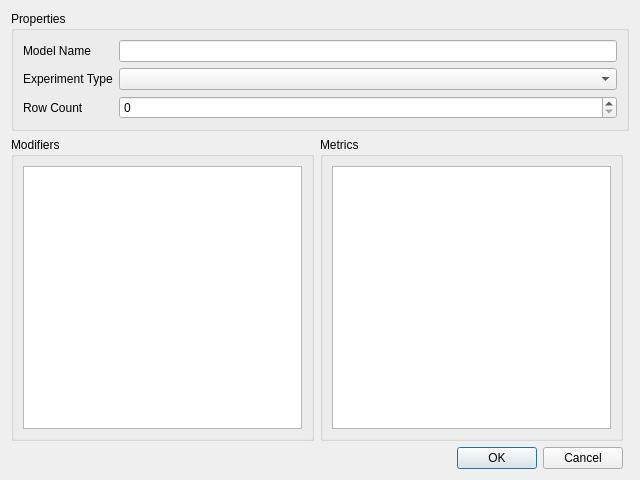
<?xml version="1.0" encoding="UTF-8"?>
<ui version="4.0">
 <class>Plugins::OpenSpeedShop::ModelBuilderDialog</class>
 <widget class="QDialog" name="Plugins::OpenSpeedShop::ModelBuilderDialog">
  <property name="geometry">
   <rect>
    <x>0</x>
    <y>0</y>
    <width>640</width>
    <height>480</height>
   </rect>
  </property>
  <property name="windowTitle">
   <string>Dialog</string>
  </property>
  <layout class="QGridLayout" name="gridLayout_2">
   <item row="0" column="0" colspan="3">
    <widget class="QGroupBox" name="groupBox">
     <property name="title">
      <string>Properties</string>
     </property>
     <layout class="QGridLayout" name="gridLayout">
      <item row="1" column="0">
       <widget class="QLabel" name="lblExperimentType">
        <property name="sizePolicy">
         <sizepolicy hsizetype="Fixed" vsizetype="Preferred">
          <horstretch>0</horstretch>
          <verstretch>0</verstretch>
         </sizepolicy>
        </property>
        <property name="text">
         <string>Experiment Type</string>
        </property>
       </widget>
      </item>
      <item row="1" column="1">
       <widget class="QComboBox" name="cmbExperimentType"/>
      </item>
      <item row="2" column="0">
       <widget class="QLabel" name="lblRowCount">
        <property name="sizePolicy">
         <sizepolicy hsizetype="Fixed" vsizetype="Preferred">
          <horstretch>0</horstretch>
          <verstretch>0</verstretch>
         </sizepolicy>
        </property>
        <property name="text">
         <string>Row Count</string>
        </property>
       </widget>
      </item>
      <item row="2" column="1">
       <widget class="QSpinBox" name="txtRowCount"/>
      </item>
      <item row="0" column="0">
       <widget class="QLabel" name="lblModelName">
        <property name="text">
         <string>Model Name</string>
        </property>
       </widget>
      </item>
      <item row="0" column="1">
       <widget class="QLineEdit" name="txtModelName"/>
      </item>
     </layout>
    </widget>
   </item>
   <item row="1" column="0">
    <widget class="QGroupBox" name="grpModifiers">
     <property name="title">
      <string>Modifiers</string>
     </property>
     <layout class="QHBoxLayout" name="horizontalLayout_2">
      <item>
       <widget class="QListWidget" name="lstModifiers">
        <property name="alternatingRowColors">
         <bool>true</bool>
        </property>
        <property name="selectionMode">
         <enum>QAbstractItemView::MultiSelection</enum>
        </property>
       </widget>
      </item>
     </layout>
    </widget>
   </item>
   <item row="1" column="1">
    <widget class="QGroupBox" name="grpMetrics">
     <property name="title">
      <string>Metrics</string>
     </property>
     <layout class="QHBoxLayout" name="horizontalLayout">
      <item>
       <widget class="QListWidget" name="lstMetrics">
        <property name="alternatingRowColors">
         <bool>true</bool>
        </property>
        <property name="selectionMode">
         <enum>QAbstractItemView::MultiSelection</enum>
        </property>
       </widget>
      </item>
     </layout>
    </widget>
   </item>
   <item row="2" column="0" colspan="2">
    <widget class="QDialogButtonBox" name="buttonBox">
     <property name="orientation">
      <enum>Qt::Horizontal</enum>
     </property>
     <property name="standardButtons">
      <set>QDialogButtonBox::Cancel|QDialogButtonBox::Ok</set>
     </property>
    </widget>
   </item>
  </layout>
 </widget>
 <resources/>
 <connections>
  <connection>
   <sender>buttonBox</sender>
   <signal>accepted()</signal>
   <receiver>Plugins::OpenSpeedShop::ModelBuilderDialog</receiver>
   <slot>accept()</slot>
   <hints>
    <hint type="sourcelabel">
     <x>248</x>
     <y>254</y>
    </hint>
    <hint type="destinationlabel">
     <x>157</x>
     <y>274</y>
    </hint>
   </hints>
  </connection>
  <connection>
   <sender>buttonBox</sender>
   <signal>rejected()</signal>
   <receiver>Plugins::OpenSpeedShop::ModelBuilderDialog</receiver>
   <slot>reject()</slot>
   <hints>
    <hint type="sourcelabel">
     <x>316</x>
     <y>260</y>
    </hint>
    <hint type="destinationlabel">
     <x>286</x>
     <y>274</y>
    </hint>
   </hints>
  </connection>
 </connections>
</ui>
